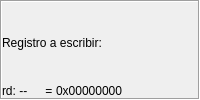
          <widget class="QFrame" name="M_rd_frame">
           <property name="frameShape">
            <enum>QFrame::Box</enum>
           </property>
           <property name="frameShadow">
            <enum>QFrame::Sunken</enum>
           </property>
           <layout class="QGridLayout" name="gridLayout_6">
            <property name="leftMargin">
             <number>0</number>
            </property>
            <property name="topMargin">
             <number>0</number>
            </property>
            <property name="rightMargin">
             <number>0</number>
            </property>
            <property name="bottomMargin">
             <number>0</number>
            </property>
            <property name="spacing">
             <number>0</number>
            </property>
            <item row="2" column="1">
             <widget class="QLabel" name="label_12">
              <property name="sizePolicy">
               <sizepolicy hsizetype="Fixed" vsizetype="Fixed">
                <horstretch>0</horstretch>
                <verstretch>0</verstretch>
               </sizepolicy>
              </property>
              <property name="text">
               <string> = </string>
              </property>
             </widget>
            </item>
            <item row="2" column="2">
             <widget class="QLabel" name="M_rd_mem">
              <property name="text">
               <string>0x00000000</string>
              </property>
             </widget>
            </item>
            <item row="0" column="0" rowspan="2" colspan="3">
             <widget class="QLabel" name="label_9">
              <property name="text">
               <string>Registro a escribir:</string>
              </property>
             </widget>
            </item>
            <item row="2" column="0">
             <widget class="QLabel" name="M_rd_num">
              <property name="sizePolicy">
               <sizepolicy hsizetype="Fixed" vsizetype="Preferred">
                <horstretch>0</horstretch>
                <verstretch>0</verstretch>
               </sizepolicy>
              </property>
              <property name="minimumSize">
               <size>
                <width>40</width>
                <height>0</height>
               </size>
              </property>
              <property name="text">
               <string>rd: --</string>
              </property>
             </widget>
            </item>
           </layout>
          </widget>
